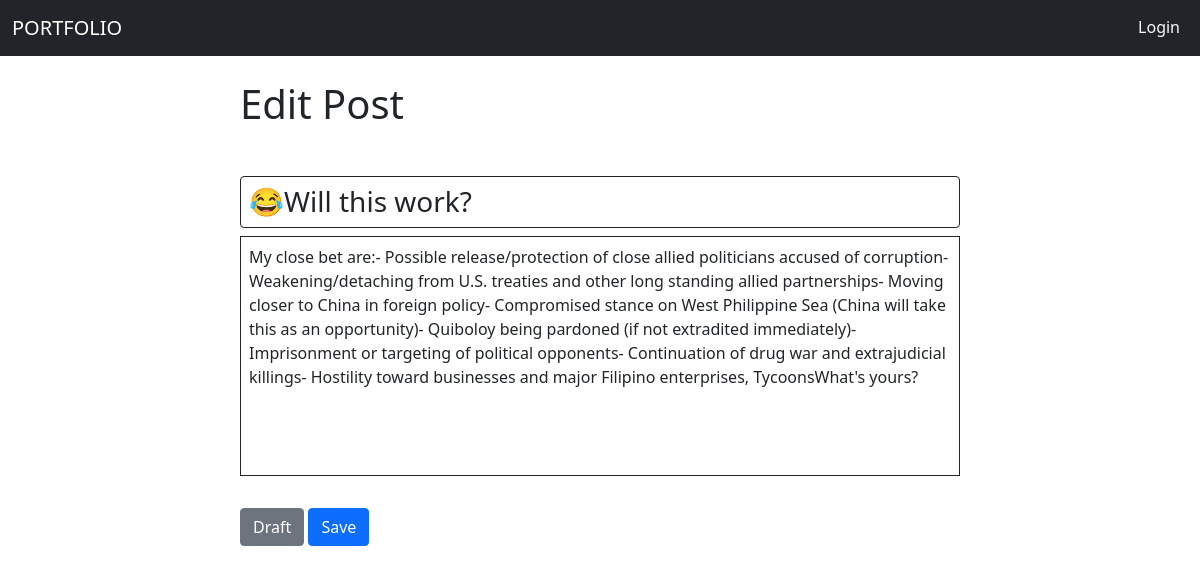
/views/pages/createPost.php?edit=true&id=4, run on the app's committed database.
### tables this page shows
CREATE TABLE `posts` (
  `id` int(11) NOT NULL AUTO_INCREMENT,
  `title` varchar(255) NOT NULL,
  `body` longtext NOT NULL,
  `creator_id` int(11) NOT NULL,
  `created_at` datetime DEFAULT current_timestamp(),
  PRIMARY KEY (`id`)
);

### models/crud.php (called while the page is built, shortened)
<?php
include 'config.php';
function query($sql, $data=null) {
    global $db;
    $stmt = $db->prepare($sql);
    $stmt->execute($data);
    return $stmt;
}

### views/pages/createPost.php (the view, shortened to what this page needs)
<?php
include '../../models/auth.php';
include_once '../../models/crud.php';
if(isset($_GET['edit'])){
    $header = "Edit";
    $submit = "Save";
    $postId = $_GET['id'];
    $sql = "select * from posts where id=?";
    $data = [$postId];
    $post = query($sql,$data)->fetch();
    $title = $post['title'];
    $body = $post['body'];
}
?>
<!DOCTYPE html>
<html lang="en">
<head>
    <link rel="stylesheet" href="https://cdn.jsdelivr.net/npm/bootstrap@5.0.1/dist/css/bootstrap.min.css">
    <link rel="stylesheet" href="https://cdnjs.cloudflare.com/ajax/libs/font-awesome/7.0.1/css/all.min.css">
</head>
<body>
    <div id="navbar-section">
        <?php include '../components/navbar.php' ?>
    </div>
<div class="d-flex flex-column mb-4 align-items-center">
    <div class="pt-4 px-4 w-100" style="max-width:768px;">
        <form id="createPostForm" action="../../models/crud_handler.php" method="post">
        <h1 class="mb-5"><?=$header?> Post</h1>
        <h3 id="title-input" class="border border-dark p-2 rounded" contenteditable="true" required><?=$title?></h3>
        <p id="body-input" class="border border-dark p-2" style="min-height:15rem;" contenteditable="true"><?=$body?></p>
        <button class="btn btn-secondary mt-3">Draft</button>
        <button class="btn btn-primary mt-3"><?=$submit?></button>
        </form>
    </div>
</div>
</body>
</html>

### data on the page
posts: title "😂Will this work?", body "My close bet are:- Possible release/protection of close allied politicians accused of corruption- Weakening/detaching from U.S. treaties and other long standing allied partnerships- Moving closer to China in foreign policy- Compromised stance on West Philippine Sea (China will take this as an opportunity)- Quiboloy being pardoned (if not extradited immediately)- Imprisonment or targeting of political opponents- Continuation of drug war and extrajudicial killings- Hostility toward businesses and major Filipino enterprises, TycoonsWhat's yours?"

### other printed values
$header "Edit"
$submit "Save"
